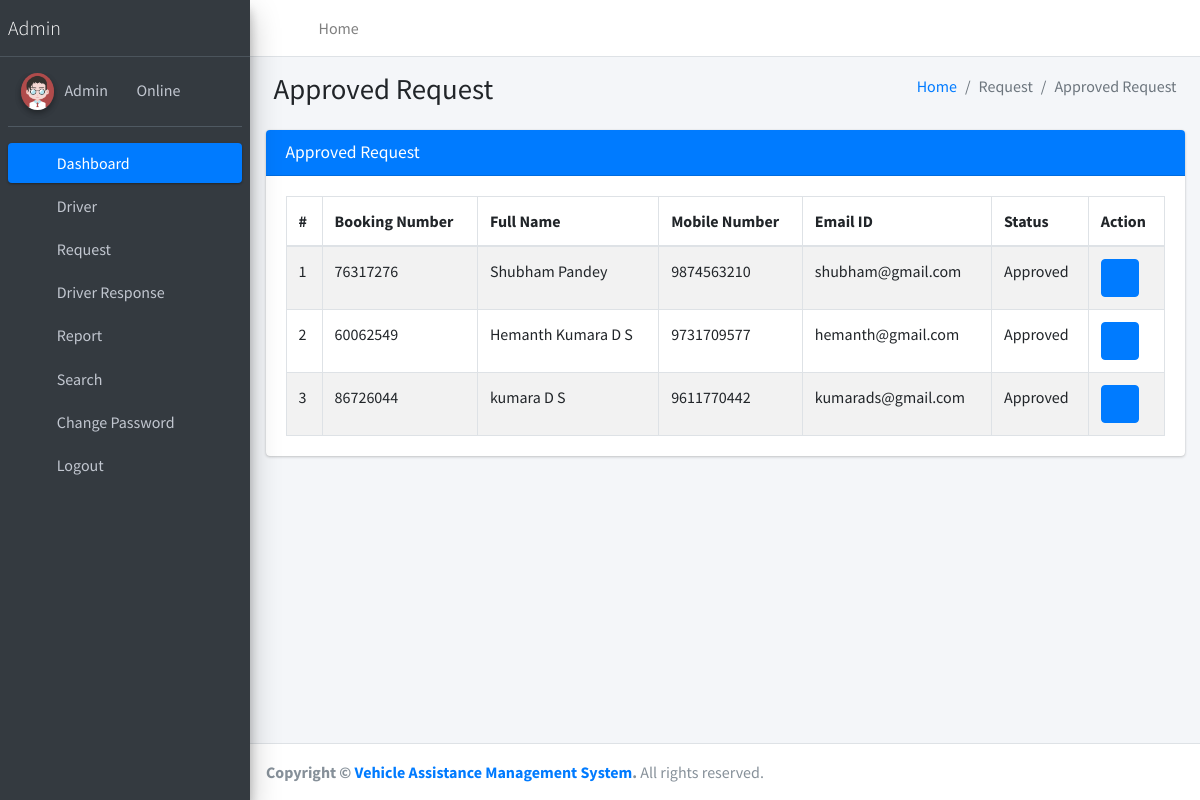
Page /approvedRequest on the committed database.
### vehicleassist/models.py (models this page shows, shortened)
class Book(models.Model):
    user = models.ForeignKey(User, on_delete=models.CASCADE, null=True)
    BookingNumber = models.CharField(max_length=150, null=True)
    PhoneNumber = models.CharField(max_length=15, null=True)
    PickupLoc = models.CharField(max_length=150, null=True)
    Destination = models.CharField(max_length=200, null=True)
    PickupDate = models.DateField(null=True)
    PickupTime = models.TimeField(null=True)
    DateofRequest = models.DateTimeField(auto_now_add=True)
    Remark = models.CharField(max_length=250, null=True)
    Status = models.CharField(max_length=150, null=True)
    AssignTo = models.ForeignKey(Driver, on_delete=models.CASCADE, null=True)
    UpdationDate = models.DateField(null=True)

### vehicleassist/views.py (the view)
# urls.py: path('approvedRequest', approvedRequest, name='approvedRequest'),
def approvedRequest(request):
    book = Book.objects.filter(Status='Approved')
    return render(request, 'admin/approvedRequest.html', locals())

### vehicleassist/templates/admin/approvedRequest.html
{% extends 'adminNavbar.html' %}
{% block main %}
{% load static %}
<section class="content">
    <div class="content-header">
        <div class="container-fluid">
            <div class="row mb-2">
                <div class="col-sm-6">
                    <h1 class="m-0">Approved Request</h1>
                </div>
                <div class="col-sm-6">
                    <ol class="breadcrumb float-sm-right">
                        <li class="breadcrumb-item"><a href="{% url 'dashboard' %}">Home</a></li>
                        <li class="breadcrumb-item active">Request</li>
                        <li class="breadcrumb-item active">Approved Request</li>
                    </ol>
                </div>
            </div>
        </div>
    </div>
    <div class="container-fluid">
        <div class="row">
            <div class="col-md-12">
                <div class="card card-primary">
                    <div class="card-header">
                        <h3 class="card-title">Approved Request</h3>
                    </div>
                    <div class="card-body">
						<table id="example1" class="table table-bordered table-striped">
							<thead>
								<tr>
									<th>#</th>
									<th>Booking Number</th>
                                    <th>Full Name</th>
                                    <th>Mobile Number</th>
                                    <th>Email ID</th>
                                    <th>Status</th>
									<th>Action</th>
								</tr>
							</thead>
							<tbody>
                                {% for i in book %}
								<tr>
									<td>{{forloop.counter}}</td>
									<td>{{i.BookingNumber}}</td>
                                    <td>{{i.user.first_name}} {{i.user.last_name}}</td>
                                    <td>{{i.PhoneNumber}}</td>
                                    <td>{{i.user.username}}</td>
                                    {% if not i.Status %}
                                        <td>Not Update Yet</td>
                                    {% else %}
                                        <td>{{i.Status}}</td>
                                    {% endif %}
									<td>
										<div class="btn-group">
											<a class="btn btn-primary"
												href="{% url 'viewRequestDetails' i.id %}"><i
												class="fa fa-eye"></i></a>
										</div>
									</td>
								</tr>
								{% endfor %}
							</tbody>
						</table>
					</div>
                </div>
            </div>
        </div>
    </div>
</section>
{% endblock %}

### rows in the picture
Book: BookingNumber "76317276", user.first_name "Shubham", user.last_name "Pandey", PhoneNumber "9874563210", user.username "shubham@gmail.com", Status "Approved"
Book: BookingNumber "60062549", user.first_name "Hemanth", user.last_name "Kumara D S", PhoneNumber "9731709577", user.username "hemanth@gmail.com", Status "Approved"
Book: BookingNumber "86726044", user.first_name "kumara", user.last_name "D S", PhoneNumber "9611770442", user.username "kumarads@gmail.com", Status "Approved"
